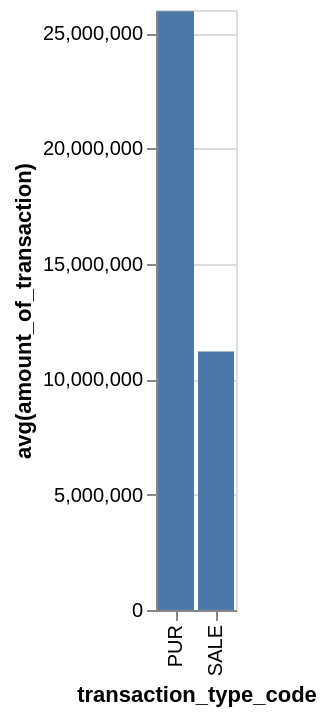

Source (Vega-Lite JSON):
### Vega-Lite specification from a JSON file in a GitHub repository (floating-point values rounded to 4 significant figures)
{"data": {"values": [{"x_data": "PUR", "y_data": 25950000.0}, {"x_data": "SALE", "y_data": 11200000.0}]}, "mark": "bar", "encoding": {"x": {"field": "x_data", "type": "nominal", "title": "transaction_type_code", "sort": "ascending"}, "y": {"field": "y_data", "type": "quantitative", "title": "avg(amount_of_transaction)"}}}
